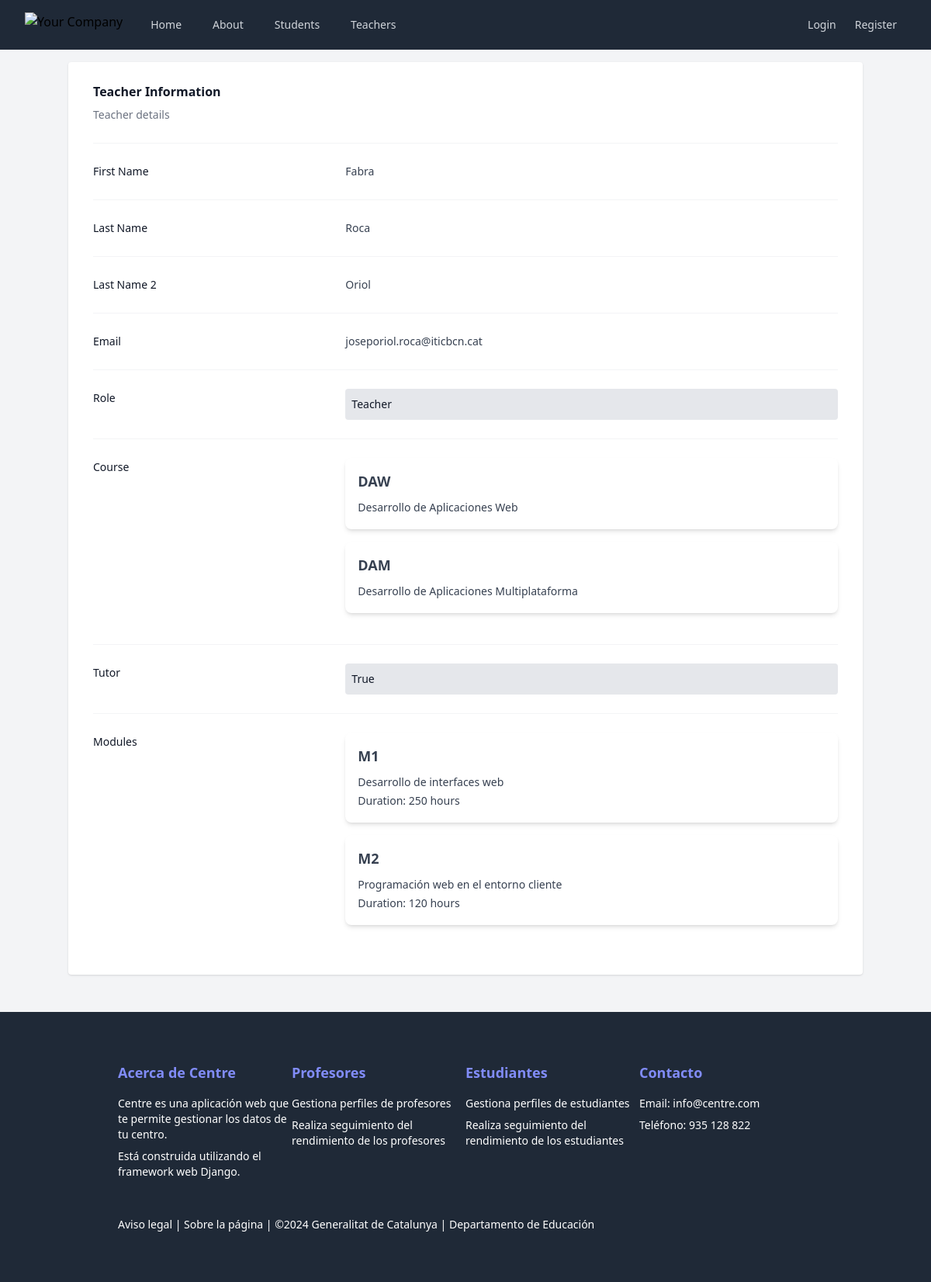
/teachers/1/, run on an earlier commit of the app's database.
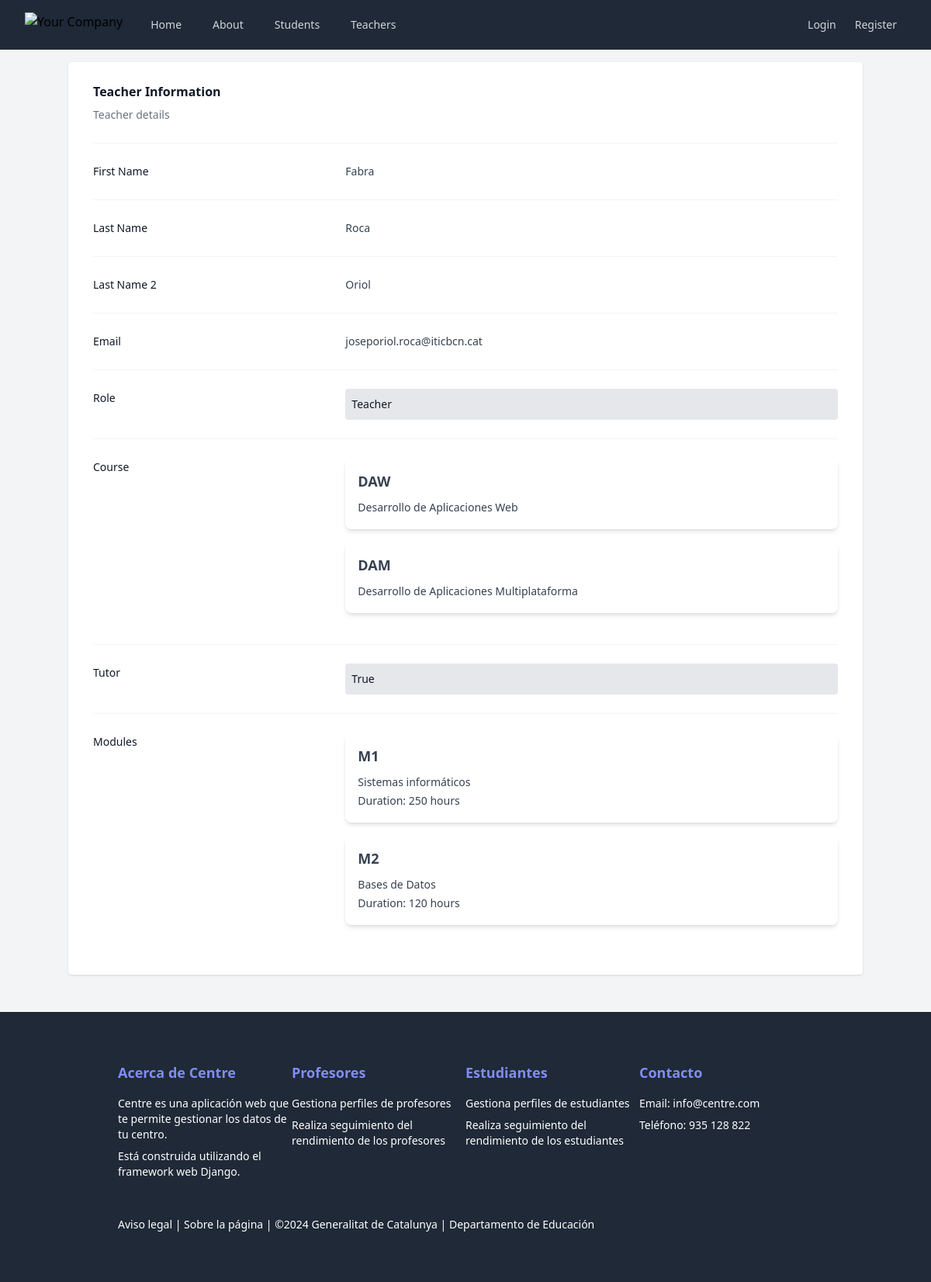
And on a later commit of the database.
### Centre/models.py (models this page shows, shortened)
class Person(models.Model):
    first_name = models.CharField(max_length=100)
    first_lastname = models.CharField(max_length=100)
    second_lastname = models.CharField(max_length=100)
    email = models.EmailField()
    role = models.CharField(max_length=2, choices=ROLE_CHOICES, blank=True)
    class Meta:
        abstract = True

class Teacher(Person):
    courses = models.ManyToManyField(Course)
    tutor = models.BooleanField(default=False)
    modules = models.ManyToManyField(Module)

class Course(models.Model):
    name = models.CharField(max_length=100)
    description = models.TextField()

class Module(models.Model):
    name = models.CharField(max_length=100)
    description = models.TextField()
    duration = models.IntegerField()
    course = models.ForeignKey(Course, on_delete=models.CASCADE)

### Centre/views.py (the view)
# urls.py: path("teachers/<int:teacher_id>/", TeacherDetailView.as_view(), name="teacher_detail"),
class TeacherDetailView(View):
    def get(self, request, teacher_id):
        try:
            teacher = Teacher.objects.get(id=teacher_id)
        except Teacher.DoesNotExist:
            return render(request, "Centre/errors/object_not_found.html",
                          {"object_id": teacher_id, "object_type": "Teacher", "object_list_url": "teachers"})
        return render(request, "Centre/teachers/teacher_detail.html", {"teacher": teacher})

### Centre/templates/Centre/teachers/teacher_detail.html (shortened to what this page needs)
{% extends "base.html" %}
{% block content %}
    <div>
        <div class="px-4 sm:px-0">
            <h3 class="text-base font-semibold leading-7 text-gray-900">Teacher Information </h3>
            <p class="mt-1 max-w-2xl text-sm leading-6 text-gray-500">Teacher details</p>
        </div>
        <div class="mt-6 border-t border-gray-100">
            <dl class="divide-y divide-gray-100">
                <div class="px-4 py-6 sm:grid sm:grid-cols-3 sm:gap-4 sm:px-0">
                    <dt class="text-sm font-medium leading-6 text-gray-900">First Name</dt>
                    <dd class="mt-1 text-sm leading-6 text-gray-700 sm:col-span-2 sm:mt-0">{{ teacher.first_name }}</dd>
                </div>
                <div class="px-4 py-6 sm:grid sm:grid-cols-3 sm:gap-4 sm:px-0">
                    <dt class="text-sm font-medium leading-6 text-gray-900">Last Name</dt>
                    <dd class="mt-1 text-sm leading-6 text-gray-700 sm:col-span-2 sm:mt-0">{{ teacher.first_lastname }}</dd>
                </div>
                <div class="px-4 py-6 sm:grid sm:grid-cols-3 sm:gap-4 sm:px-0">
                    <dt class="text-sm font-medium leading-6 text-gray-900">Last Name 2</dt>
                    <dd class="mt-1 text-sm leading-6 text-gray-700 sm:col-span-2 sm:mt-0">{{ teacher.second_lastname }}</dd>
                </div>
                <div class="px-4 py-6 sm:grid sm:grid-cols-3 sm:gap-4 sm:px-0">
                    <dt class="text-sm font-medium leading-6 text-gray-900">Email</dt>
                    <dd class="mt-1 text-sm leading-6 text-gray-700 sm:col-span-2 sm:mt-0">{{ teacher.email }}</dd>
                </div>
                <div class="px-4 py-6 sm:grid sm:grid-cols-3 sm:gap-4 sm:px-0">
                    <dt class="text-sm font-medium leading-6 text-gray-900">Role</dt>
                    <dd class="mt-1 text-sm leading-6 text-gray-900 bg-gray-200 p-2 rounded sm:col-span-2 sm:mt-0">{{ teacher.get_role_display }}</dd>
                </div>
                <div class="px-4 py-6 sm:grid sm:grid-cols-3 sm:gap-4 sm:px-0">
                    <dt class="text-sm font-medium leading-6 text-gray-900">Course</dt>
                    <dd class="mt-1 text-sm leading-6 text-gray-700 sm:col-span-2 sm:mt-0">
                        {% for course in teacher.courses.all %}
                            <div class="p-4 bg-white rounded-lg shadow-md mb-4">
                                <h4 class="font-bold text-lg mb-2">{{ course.name }}</h4>
                                <p class="text-gray-700">{{ course.description }}</p>
                            </div>
                        {% empty %}
                            <span class="text-gray-500">No courses</span>
                        {% endfor %}
                    </dd>
                </div>
                <div class="px-4 py-6 sm:grid sm:grid-cols-3 sm:gap-4 sm:px-0">
                    <dt class="text-sm font-medium leading-6 text-gray-900">Tutor</dt>
                    <dd class="mt-1 text-sm leading-6 text-gray-900 bg-gray-200 p-2 rounded sm:col-span-2 sm:mt-0">{{ teacher.tutor }}</dd>
                </div>
                <div class="px-4 py-6 sm:grid sm:grid-cols-3 sm:gap-4 sm:px-0">
                    <dt class="text-sm font-medium leading-6 text-gray-900">Modules</dt>
                    <dd class="mt-1 text-sm leading-6 text-gray-700 sm:col-span-2 sm:mt-0">
                        {% for module in teacher.modules.all %}
                            <div class="p-4 bg-white rounded-lg shadow-md mb-4">
                                <h4 class="font-bold text-lg mb-2">{{ module.name }}</h4>
                                <p class="text-gray-700">{{ module.description }}</p>
                                <p class="text-gray-700">Duration: {{ module.duration }} hours</p>
                            </div>
                        {% empty %}
                            <span class="text-gray-500">No modules</span>
                        {% endfor %}
                    </dd>
                </div>
            </dl>
        </div>
    </div>
{% endblock %}

### Centre/templates/base.html (shortened to what this page needs)
{% load static %}
<!DOCTYPE html>
<html lang="en">
<head>
    <script src="https://cdn.tailwindcss.com"></script>
    <link href="{% static 'css/styles.css' %}" rel="stylesheet">
    <link rel="stylesheet" href="https://cdnjs.cloudflare.com/ajax/libs/font-awesome/6.5.2/css/all.min.css"
/>
    <link rel="stylesheet" href="https://rsms.me/inter/inter.css">
</head>
<body class="bg-gray-100">
{% include 'partials/navbar.html' %}
<main class="container mx-auto px-4 sm:px-6 lg:px-8 bg-white rounded shadow mt-4 py-6">
    {% block content %}
    {% endblock %}
</main>
{% include 'partials/footer.html' %}
</body>
</html>

### Centre/templates/partials/navbar.html (shortened to what this page needs)
<nav class="bg-gray-800" id="navbar">
    <div class="mx-auto max-w-7xl px-2 sm:px-6 lg:px-8">
        <div class="relative flex h-16 items-center justify-between">
            <div class="flex flex-1 items-center justify-center sm:items-stretch sm:justify-start">
                <div class="flex flex-shrink-0 items-center">
                    <img class="h-8 w-auto" src="https://tailwindui.com/img/logos/mark.svg?color=indigo&shade=500"
                         alt="Your Company">
                </div>
                <div class="hidden sm:ml-6 sm:block">
                    <div class="flex space-x-4">
                        <a href="{% url 'index' %}"
                           class="{% if request.resolver_match.url_name == 'index' %}bg-gray-900 text-white{% else %}text-gray-300 hover:bg-gray-700 hover:text-white{% endif %} rounded-md px-3 py-2 text-sm font-medium"
                           {% if request.resolver_match.url_name == 'index' %}aria-current="page"{% endif %}>Home</a>
                        <a href="{% url 'about' %}"
                           class="{% if request.resolver_match.url_name == 'about' %}bg-gray-900 text-white{% else %}text-gray-300 hover:bg-gray-700 hover:text-white{% endif %} rounded-md px-3 py-2 text-sm font-medium"
                           {% if request.resolver_match.url_name == 'about' %}aria-current="page"{% endif %}>About</a>
                        <a href="{% url 'students' %}"
                           class="{% if request.resolver_match.url_name == 'students' %}bg-gray-900 text-white{% else %}text-gray-300 hover:bg-gray-700 hover:text-white{% endif %} rounded-md px-3 py-2 text-sm font-medium"
                           {% if request.resolver_match.url_name == 'students' %}aria-current="page"{% endif %}>Students</a>
                        <a href="{% url 'teachers' %}"
                           class="{% if request.resolver_match.url_name == 'teachers' %}bg-gray-900 text-white{% else %}text-gray-300 hover:bg-gray-700 hover:text-white{% endif %} rounded-md px-3 py-2 text-sm font-medium"
                           {% if request.resolver_match.url_name == 'teachers' %}aria-current="page"{% endif %}>Teachers</a>
                    </div>
                </div>
            </div>
            <div class="absolute inset-y-0 right-0 flex items-center pr-2 sm:static sm:inset-auto sm:ml-6 sm:pr-0">
                {% if user.is_authenticated %}
                    <button type="button"
                            class="relative rounded-full bg-gray-800 p-1 text-gray-400 hover:text-white focus:outline-none focus:ring-2 focus:ring-white focus:ring-offset-2 focus:ring-offset-gray-800">
                        <span class="absolute -inset-1.5"></span>
                        <span class="sr-only">View notifications</span>
                        <svg class="h-6 w-6" fill="none" viewBox="0 0 24 24" stroke-width="1.5" stroke="currentColor"
                             aria-hidden="true">
                            <path stroke-linecap="round" stroke-linejoin="round"
                                  d="M14.857 17.082a23.848 23.848 0 005.454-1.31A8.967 8.967 0 0118 9.75v-.7V9A6 6 0 006 9v.75a8.967 8.967 0 01-2.312 6.022c1.733.64 3.56 1.085 5.455 1.31m5.714 0a24.255 24.255 0 01-5.714 0m5.714 0a3 3 0 11-5.714 0"></path>
                        </svg>
                    </button>
                    <div class="relative ml-3">
                        <div>
                            <button type="button"
                                    class="relative flex rounded-full bg-gray-800 text-sm focus:outline-none focus:ring-2 focus:ring-white focus:ring-offset-2 focus:ring-offset-gray-800"
                                    id="user-menu-button" aria-expanded="false" aria-haspopup="true">
                                <span class="absolute -inset-1.5"></span>
                                <span class="sr-only">Open user menu</span>
                                <img class="h-8 w-8 rounded-full"
                                     src="https://images.unsplash.com/photo-1472099645785-5658abf4ff4e?ixlib=rb-1.2.1&ixid=eyJhcHBfaWQiOjEyMDd9&auto=format&fit=facearea&facepad=2&w=256&h=256&q=80"
                                     alt="avatar">
                            </button>
                        </div>
                        <div class="hidden absolute right-0 z-10 mt-2 w-48 origin-top-right rounded-md bg-white py-1 shadow-lg ring-1 ring-black ring-opacity-5 focus:outline-none"
                             role="menu" aria-orientation="vertical" aria-labelledby="user-menu-button" tabindex="-1">
                            <a href="{% url 'password_change' %}" class="block px-4 py-2 text-sm text-gray-700"
                               role="menuitem" tabindex="-1"
                               id="user-menu-item-0">Your Profile</a>
                            <a href="{% url 'admin:index' %}" class="block px-4 py-2 text-sm text-gray-700"
                               role="menuitem"
                               tabindex="-1" id="user-menu-item-1">Settings</a>
                            <form action="{% url 'logout' %}" method="post">
                                {% csrf_token %}
                                <button type="submit"
                                        class="block w-full text-left px-4 py-2 text-sm text-gray-700"
                                        role="menuitem" tabindex="-1" id="user-menu-item-2">Sign out
                                </button>
                            </form>
                        </div>
                    </div>
                {% else %}
                    <a href="{% url 'login' %}"
                       class="text-gray-300 hover:bg-gray-700 hover:text-white px-3 py-2 rounded-md text-sm font-medium">Login</a>
                    <a href="{% url 'register' %}"
                       class="text-gray-300 hover:bg-gray-700 hover:text-white px-3 py-2 rounded-md text-sm font-medium">Register</a>
                {% endif %}
            </div>
        </div>
    </div>
</nav>

### Centre/templates/partials/footer.html
<footer class="bg-gray-800 text-white py-16 mt-12">
    <div class="container mx-auto px-8 sm:px-12 lg:px-16">
        <div class="flex flex-wrap justify-between space-y-8 sm:space-y-0">
            <div class="w-full sm:w-1/2 md:w-1/4 h-auto">
                <h6 class="font-semibold text-lg mb-4 text-indigo-400"><a href="{% url 'about' %}">Acerca de Centre</a></h6>
                <ul class="list-unstyled text-sm space-y-2">
                    <li>Centre es una aplicación web que te permite gestionar los datos de tu centro.</li>
                    <li>Está construida utilizando el framework web Django.</li>
                </ul>
            </div>
            <div class="w-full sm:w-1/2 md:w-1/4 h-auto mt-12 sm:mt-0">
                <h6 class="font-semibold text-lg mb-4 text-indigo-400"><a href="{% url 'teachers' %}">Profesores</a></h6>
                <ul class="list-unstyled text-sm space-y-2">
                    <li>Gestiona perfiles de profesores</li>
                    <li>Realiza seguimiento del rendimiento de los profesores</li>
                </ul>
            </div>
            <div class="w-full sm:w-1/2 md:w-1/4 h-auto mt-12 md:mt-0">
                <h6 class="font-semibold text-lg mb-4 text-indigo-400"><a href="{% url 'students' %}">Estudiantes</a></h6>
                <ul class="list-unstyled text-sm space-y-2">
                    <li>Gestiona perfiles de estudiantes</li>
                    <li>Realiza seguimiento del rendimiento de los estudiantes</li>
                </ul>
            </div>
            <div class="w-full sm:w-1/2 md:w-1/4 h-auto mt-12 md:mt-0">
                <h6 class="font-semibold text-lg mb-4 text-indigo-400">Contacto</h6>
                <ul class="list-unstyled text-sm space-y-2">
                    <li>Email: info@centre.com</li>
                    <li>Teléfono: 935 128 822</li>
                </ul>
            </div>
        </div>
        <div class="mt-12 text-sm">
            Aviso legal | Sobre la página | ©2024 Generalitat de Catalunya | Departamento de Educación
        </div>
    </div>
</footer>

What changed in the data, as far as the page shows it:
changed Module: description "Desarrollo de interfaces web" → "Sistemas informáticos"
changed Module: description "Programación web en el entorno cliente" → "Bases de Datos"
